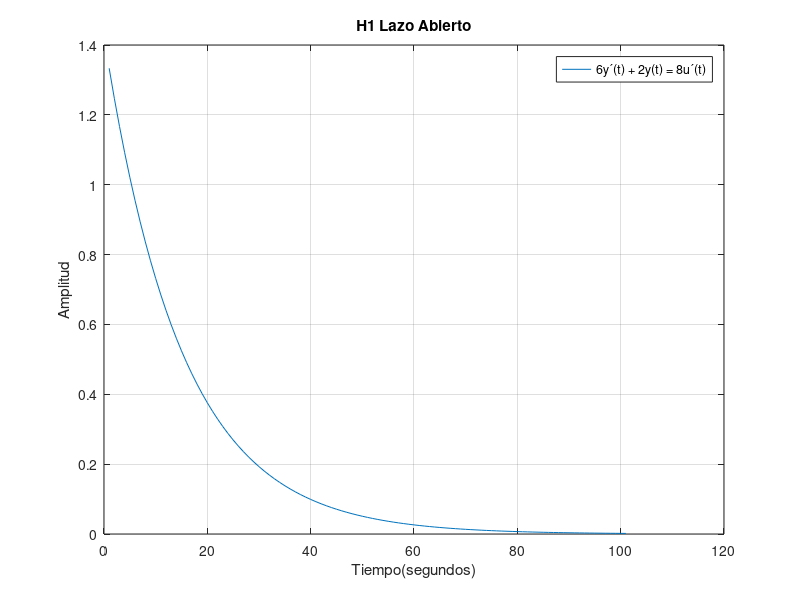

This figure's MATLAB source: (Note: this script raises an error after producing the figure.)
%%%% PRIMERA PARTE %%%%


%%% Primera funcion %%%

%Definicion de la funcion
s = tf ('s');
H1 = (8*s)/(6*s + 2);

% Lazo abierto 
figure
plot(step(H1));
title('H1 Lazo Abierto');
xlabel('Tiempo(segundos)');
ylabel('Amplitud');
legend('6y´(t) + 2y(t) = 8u´(t)','Location','northeast')
grid on
saveas(gcf,'H1 Lazo Abierto.png')

%Valores H1 Lazo abierto
H1 = tf([8 0],[6 2]);
[ceros_H1_la, polos_H1_la, ganancia_H1_la] = tf2zp([8 0],[6 2])
H1_tiempo_la = stepinfo(H1).SettlingTime()

% Lazo cerrado
H1_cerrado = feedback(H1,1,-1);
figure
step(H1_cerrado);
title('H1 Lazo Cerrado');
xlabel('Tiempo(segundos)');
ylabel('Amplitud');
legend('6y´(t) + 2y(t) = 8u´(t)','Location','northeast')
grid on
saveas(gcf,'H1 Lazo Cerrado.png')

%Valores H1 Lazo cerrado
[H1_num_cerrado, H1_den_cerrado] = tfdata(H1_cerrado, 'v');
[ceros_H1_lc, polos_H1_lc, ganancia_H1_lc] = tf2zp(H1_num_cerrado,H1_den_cerrado)
H1_tiempo_lc = stepinfo(H1_cerrado).SettlingTime()

%%% Segunda funcion %%%

%Definicion de la funcion
H2 = (5*(s^2) + 7*s + 4)/((s^2) + 6*s + 3);

% Lazo abierto 
figure
step(H2);
title('H2 Lazo Abierto');
xlabel('Tiempo(segundos)');
ylabel('Amplitud');
legend('y´´(t) + 6y´(t) + 3y(t) − 5´´u(t) − 7´(t) − 4u(t) = 0','Location','northeast')
grid on
saveas(gcf,'H2 Lazo Abierto.png')

%Valores H2 Lazo 
H2 = tf([5 7 4],[1 6 3]);
[ceros_H2_la, polos_H2_la, ganancia_H2_la] = tf2zp([5 7 4],[1 6 3])
H2_tiempo_la = stepinfo(H2).SettlingTime()

% Lazo cerrado
H2_cerrado = feedback(H2,1,-1);
figure
plot(step(H2_cerrado));
title('H2 Lazo Cerrado');
xlabel('Tiempo(segundos)');
ylabel('Amplitud');
legend('y´´(t) + 6y´(t) + 3y(t) − 5´´u(t) − 7´(t) − 4u(t) = 0','Location','northeast')
grid on
saveas(gcf,'H2 Lazo Cerrado.png')

%Valores H2 Lazo cerrado
[H2_num_cerrado, H2_den_cerrado] = tfdata(H2_cerrado, 'v');
[ceros_H2_lc, polos_H2_lc, ganancia_H2_lc] = tf2zp(H2_num_cerrado,H2_den_cerrado)
H2_tiempo_lc = stepinfo(H2_cerrado).SettlingTime()
